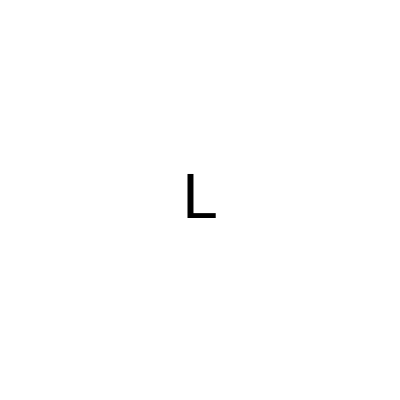
Frame 1 (no input)
Frame 60 (no input): identical to frame 1, image omitted
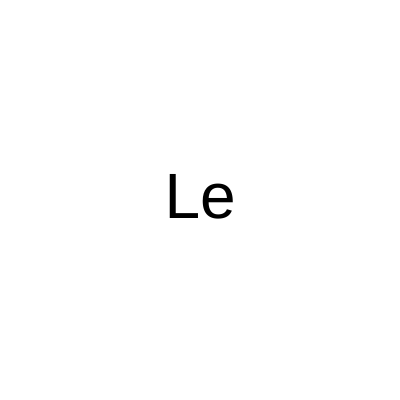
Frame 120 (the mouse pressed at the canvas centre since frame 60)

The p5.js sketch that drew these frames (run headless with seeded random() and noise() and a simulated clock; from frame 60 on, the mouse is pressed at the canvas centre):

// p5.js sketch
// ── sketch.js
function setup() {
    createCanvas(400, 400);
  }
  
  function draw() {
    background(220);
  }
  function setup() {
    createCanvas(400, 400);
  }
  
  function draw() {
    background("white");
    fill("black");
    textSize(64);
    textAlign(CENTER, CENTER)
    
    let maximo = width;
    let minimo = 0;
    let palavra = "Lele";
    let quantidade = map(mouseX, 0, width, 1, palavra.length);
    let parcial = palavra.substring(0,quantidade);
    text(parcial,200,200);
    
  //  if(mouseX < 50){
  //    let palavra = "C";
  //    text(palavra, 200, 200);
  //  } else {
  //    let palavra = "Lele";
  //    text(palavra, 200, 200);
  //  }
  }
  
  
